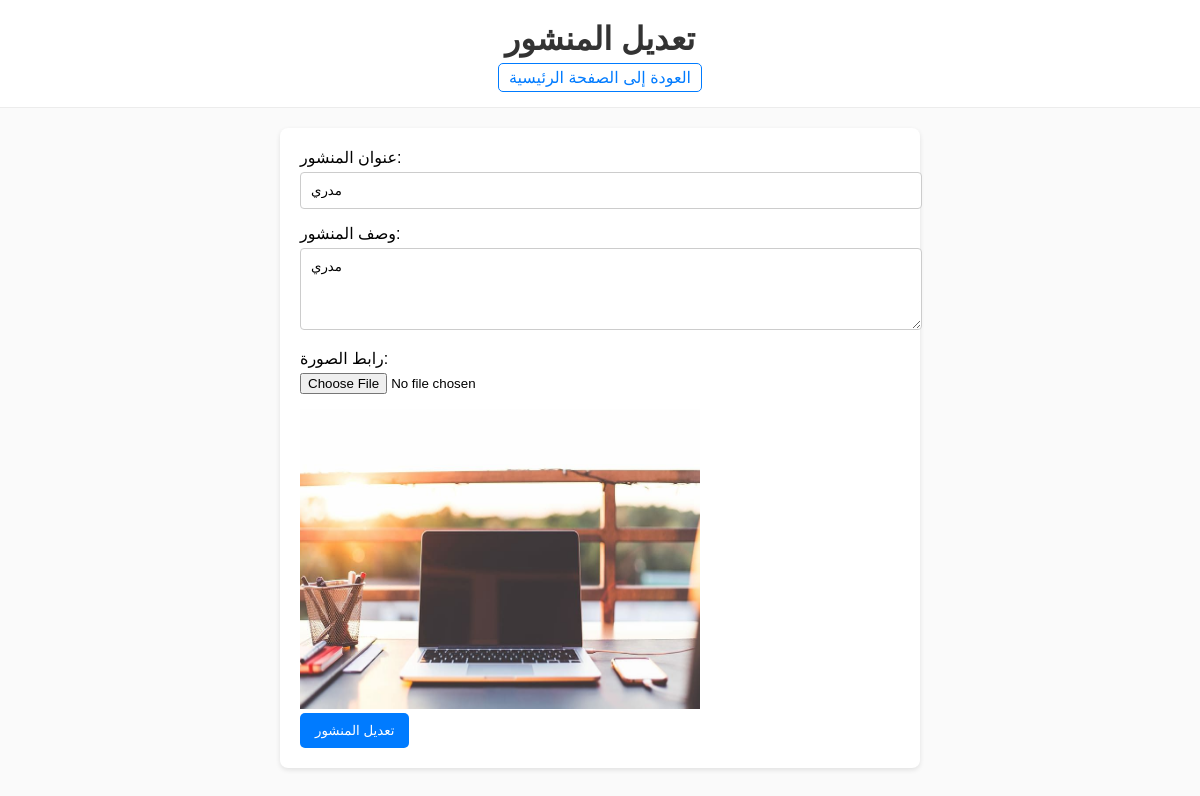
Page /edit/2 on the committed database.
### comment/models.py (models this page shows)
class Post(models.Model):
    user = models.ForeignKey(settings.AUTH_USER_MODEL,
                             on_delete=models.CASCADE)
    file = models.FileField(upload_to=filepath, blank=True)
    title = models.CharField(null=True, blank=True, max_length=50)
    dis = models.TextField()
    date = models.DateField(default=timezone.now)

### comment/views.py (the view, shortened to what this page needs)
# urls.py: path('edit/<int:id>', views.edit, name='edit'),
def edit(request, id):
    po = Post.objects.get(id=id)
    context = {
        'po': po,
    }
    return render(request, 'pages/edit.html', context)

### comment/templatetags/file_filters.py (called while the page is built)
@register.filter
def is_image(file_url):
    return file_url.endswith(('.jpg', '.jpeg', '.png'))

### templates/pages/edit.html (shortened to what this page needs)
{% load static %} {% load file_filters %}
<!DOCTYPE html>
<html lang="ar">
  <head>
    <link rel="stylesheet" href="{% static 'css/style.css' %}" />
  </head>
  <body>
    <header>
      <h1>تعديل المنشور</h1>
      <div class="header-buttons">
        <a href="{% url 'index' %}" class="back-btn"
          >العودة إلى الصفحة الرئيسية</a
        >
      </div>
    </header>
    <section class="add-post">
      <form method="POST" enctype="multipart/form-data">
        <div class="form-group">
          <label for="post-title">عنوان المنشور:</label>
          <input
            type="text"
            id="post-title"
            name="title"
            value="{{po.title}}" />
        </div>
        <div class="form-group">
          <label for="post-description">وصف المنشور:</label>
          <textarea id="post-description" name="dis" rows="4">
{{po.dis}}</textarea
          >
        </div>
        <div class="form-group">
          <label for="post-image">رابط الصورة:</label>
          <input type="file" id="post-image" name="file" />
        </div>
        {% if po.file %} {% if po.file.url|is_image %}
        <img src="{{ po.file.url }}" alt="Image" height="300px" width="400px" />
        {% elif po.file.url|is_video %}
        <video width="400" height="300" controls>
          <source src="{{ po.file.url }}" type="video/mp4" />
          متصفحك لا يدعم تشغيل الفيديو.
        </video>
        {% elif po.file.url|is_audio %}
        <audio controls>
          <source src="{{ po.file.url }}" type="audio/mpeg" />
          متصفحك لا يدعم تشغيل الصوت.
        </audio>
        {% else %}
        <p>نوع الملف غير مدعوم.</p>
        {% endif %} {% endif %}
        <br />
        <button type="submit" class="submit-btn">تعديل المنشور</button>
      </form>
    </section>
  </body>
</html>

### web/static/css/style.css (style rules this page uses)
body { font-family: "Arial", sans-serif; background-color: #fafafa; margin: 0; padding: 0; }
header { background: #fff; color: #333; padding: 20px; text-align: center; border-bottom: 1px solid #ececec; position: relative; }
h1 { margin: 0; }
.header-buttons { margin-top: 10px; }
.header-buttons a { text-decoration: none; color: #007bff; margin: 0 10px; padding: 5px 10px; border: 1px solid #007bff; border-radius: 5px; transition: background-color 0.3s, color 0.3s; }
.add-post { padding: 20px; max-width: 600px; margin: 20px auto; background: #fff; border-radius: 8px; box-shadow: 0 2px 5px rgba(0, 0, 0, 0.1); }
.form-group { margin-bottom: 15px; }
label { display: block; margin-bottom: 5px; }
input[type="text"], input[type="url"], textarea { width: 100%; padding: 10px; border: 1px solid #ccc; border-radius: 4px; }
textarea { resize: vertical; }
.submit-btn { background-color: #007bff; color: #fff; border: none; border-radius: 5px; padding: 10px 15px; cursor: pointer; }

### rows in the picture
Post: title "مدري", dis "مدري", file (picture)
